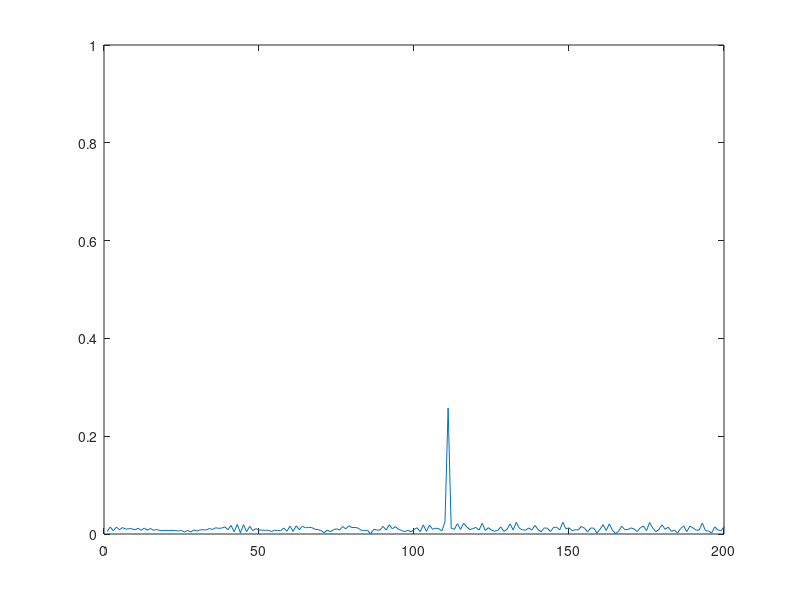
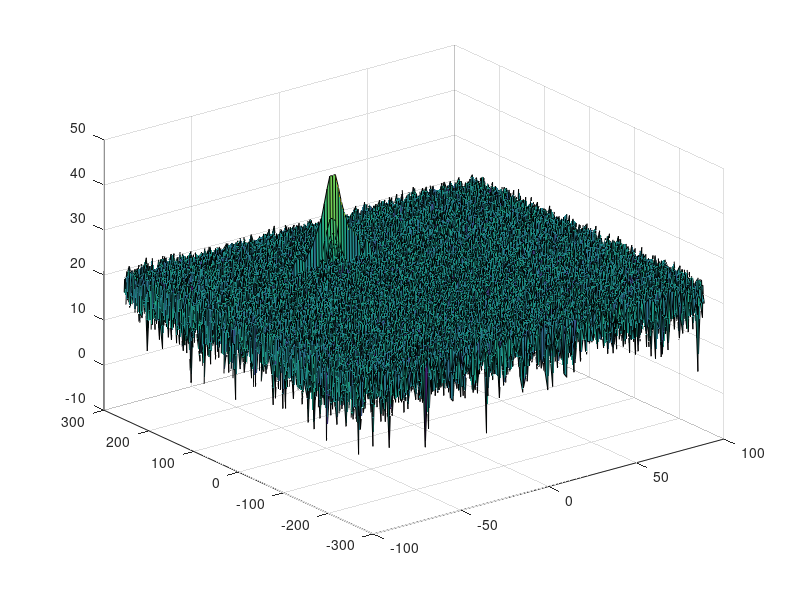
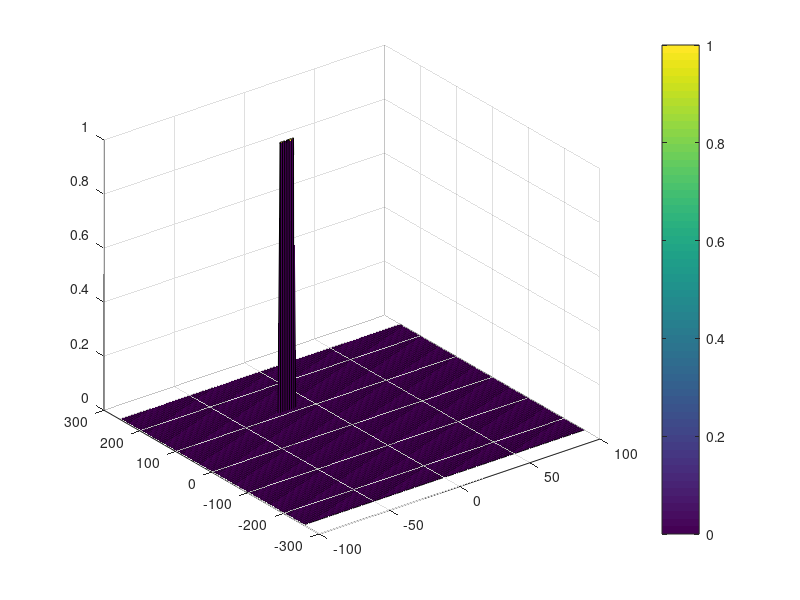

These figures' MATLAB source, in order:
clear all
clc;
close all

%% Radar Specifications
%%%%%%%%%%%%%%%%%%%%%%%%%%%
fc= 77e9;             %Operating carrier frequency of Radar = 77GHz
Rmax = 200;           %Max Range Rmax = 200m
Rresolution = 1;      %Range resolution = 1 m
Vmax = 70;            % Max Velocity = 70 m/s
Vresolution = 3;      % Velocity resolution = 3 m/s
c= 3e8;               %speed of light = 3e8
%%%%%%%%%%%%%%%%%%%%%%%%%%%

R = 110;              %% User Defined Range of target
V = -20;              %% User Defined Velocity of target

%% FMCW Waveform Generation

%Design the FMCW waveform by giving the specs of each of its parameters.
% Calculate the Bandwidth (B), Chirp Time (Tchirp) and Slope (slope) of the FMCW
Tchirp = 5.5*(2*Rmax)/c; %Sweep time according to the rule = 5.5*(2*Rmax)/c;
Bandwidth = c / (2*Rresolution); % Bandwidth for given resolution - Range resolution = c/(2*Band_width);

Slope = Bandwidth / Tchirp;

%The number of chirps in one sequence  FFT
%for Doppler Estimation.
Nd=128; % #of doppler cells OR #of sent periods % number of chirps Power of 2 for faster FFT

%The number of samples on each chirp.
Nr=1024;                  %for length of time OR # of range cells

% Timestamp for running the displacement scenario for every sample on each chirp
t=linspace(0,Nd*Tchirp,Nr*Nd); %total time for samples

%Creating the vectors for Tx, Rx and Mix based on the total samples input.
Tx=zeros(1,length(t)); %transmitted signal
Rx=zeros(1,length(t)); %received signal
Mix = zeros(1,length(t)); %beat signal

%Similar vectors for range_covered and time delay.
r_t=zeros(1,length(t));
td=zeros(1,length(t));

%% Signal generation and Moving Target simulation
% Running the radar scenario over the time.
for i=1:length(t)
    r_t(i) = R + V * t(i);  %Range of the Target for constant velocity.
    td(i) = 2 * r_t(i) / c; %The delay in signal

    Tx(i) = cos(2*pi*(fc*(t(i)      ) + Slope* t(i)^2       /2)); %transmitted
    Rx(i) = cos(2*pi*(fc*(t(i)-td(i)) + Slope*(t(i)-td(i))^2/2)); %received signal.

    Mix(i) = Tx(i) * Rx(i); %beat signal by mixing the Transmit and Receive
end

%% RANGE MEASUREMENT

Mix_reshaped = reshape(Mix, [Nr, Nd]); %reshape the vector into Nr*Nd array
fftMix = fft(Mix_reshaped)/Nr; %FFT on the beat signal and normalize.

absfftMix2 = abs(fftMix);  % The absolute value of FFT output
absfftMix1 = absfftMix2(1:Nr/2+1,:); % Throw out half of the samples.

%plotting the range
figure ('Name','Range from First FFT')
plot(absfftMix1(:,10))
axis ([0 200 0 1]);

% Range Doppler Map Generation.

% The output of the 2D FFT is an image that has reponse in the range and
% doppler FFT bins. So, it is important to convert the axis from bin sizes
% to range and doppler based on their Max values.

Mix=reshape(Mix,[Nr,Nd]);

% 2D FFT using the FFT size for both dimensions.
sig_fft2 = fft2(Mix,Nr,Nd);

% Taking just one side of signal from Range dimension.
sig_fft2 = sig_fft2(1:Nr/2,1:Nd);
sig_fft2 = fftshift (sig_fft2);
RDM = abs(sig_fft2);
RDM = 10*log10(RDM) ;

%use the surf function to plot the output of 2DFFT and to show axis in both
%dimensions
doppler_axis = linspace(-100,100,Nd);
range_axis = linspace(-200,200,Nr/2)*((Nr/2)/400);
figure,surf(doppler_axis,range_axis,RDM);

%% CFAR implementation

Tr = 5; % Range training
Td = 5;  % Doppler training

Gr = 5; % Guard cells in range
Gd = 5; % Guard cells in doppler

offset = 12; % offset the threshold by SNR value in dB

%Create a vector to store noise_level for each iteration on training cells
noise_level = zeros(1,1);

result = zeros(size(RDM));
pRDM = db2pow(RDM);
NumberOfCells = (2*(1+2*Tr+2*Gr)*Td+2*Td*Tr);
NLim = size(RDM);

for r = 1 + Tr + Gr : NLim(1) - Tr - Gr
  for d = 1 + Td + Gd : NLim(2) - Td - Gd
     noise_level = (sum(sum(pRDM(r-Tr-Gr:r+Tr+Gr,d+Gd+1 :d+Gd+Td)))+...
                        sum(sum(pRDM(r-Tr-Gr:r+Tr+Gr,d-Gd-Td:d-Gd-1 )))+...
                        sum(sum(pRDM(r-Tr-Gr:r-Gr-1 ,d-Gd-Td:d-Gd-1 )))+...
                        sum(sum(pRDM(r+Gr+1 :r+Gr+Tr,d+Gd+1 :d+Gd+Td))))/NumberOfCells;
     if (RDM(r,d) > pow2db(noise_level)+offset)
       result(r,d) = 1;
     end
  end
end

figure, surf(doppler_axis,range_axis,result); %display the CFAR
colorbar;

